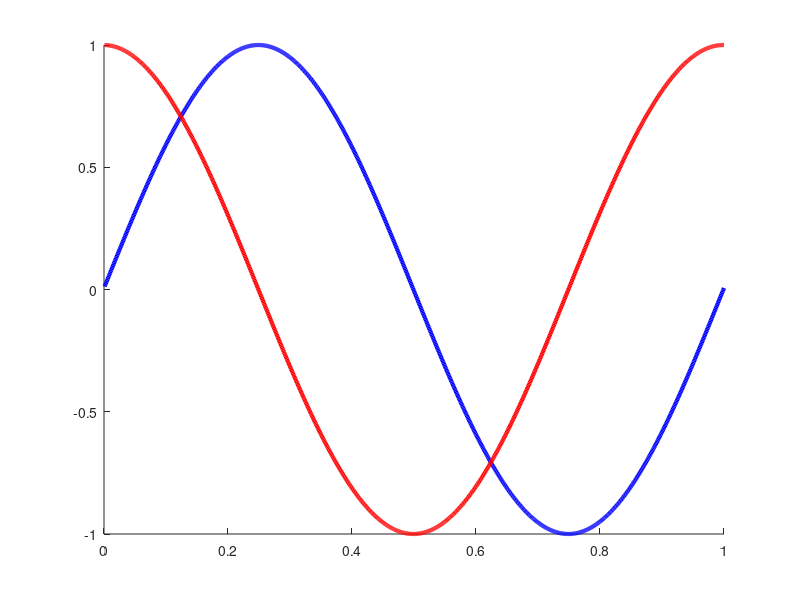

Reproduce this figure in MATLAB. (Note: this script raises an error after producing the figure.)
sampleRate = 2048;
startIndex = 1;
endIndex = startIndex + sampleRate - 1;
subStart = 2;
subEnd = sampleRate / 2 + 1;

simHz = 2;
phaseShift1 = 0*pi/2;
phaseShift2 = 1*pi/2;
sim1Data = sin((simHz*2*pi / sampleRate) .* (startIndex:endIndex) + phaseShift1);
sim2Data = sin((simHz*(2*pi) / sampleRate) .* (startIndex:endIndex) + phaseShift2);

x = (1:1024) ./ 1024;

close all;
figure;
hold on;

plot(x, sim1Data(subStart:subEnd),'b', 'Linewidth', 3);
plot(x, sim2Data(subStart:subEnd),'r', 'Linewidth', 3);

fft1 = fft(sim1Data);
fft2 = fft(sim2Data);
pa = phaseAngle(fft1, fft2, 2, 5);
paDegrees = pa / pi * 180

title(sprintf('%d degree phase angle between two sine waves', paDegrees));
legend('wave 1', 'wave 2');
xlabel('period (arbitrary units)');
ylabel('amplitude (arbitrary units)');

